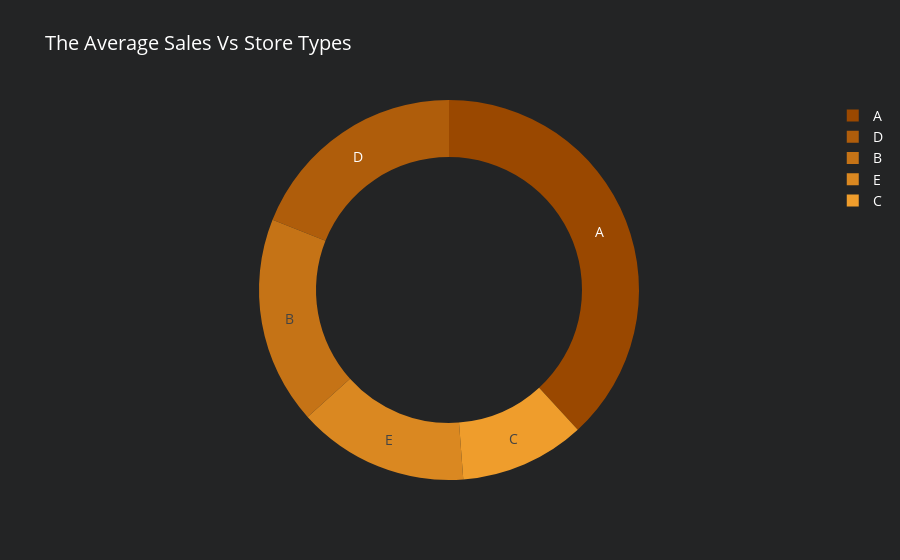

The notebook cell this image was saved under:
### Markdown cell above
### The Average Sales Vs Store Types

### Code cell
df_st_sa = df_train1.groupby('store_type').agg({"sales" : "mean"}).reset_index().sort_values(by='sales', ascending=False)
fig2=go.Figure(data=[go.Pie(values=df_st_sa['sales'], labels=df_st_sa['store_type'], name='Store type',
                     marker=dict(colors=[colors['level1'],colors['level3'],colors['level5'],colors['level7'],colors['level9']]), hole=0.7,
                     hoverinfo='label+percent+value', textinfo='label'
                    )])
fig2.update_layout(title_text='The Average Sales Vs Store Types',paper_bgcolor=colors['background'],plot_bgcolor='#1f2c56',
                font=dict(
                size=14,
                color='white'))
fig2.update_yaxes(showgrid=False, categoryorder='total ascending')

### Figure 1 — Plotly figure (JSON) as saved in the notebook; plotly's stock layout.template omitted (floating-point values rounded to 4 significant figures)
{"data": [{"hole": 0.7, "hoverinfo": "label+percent+value", "labels": ["A", "D", "B", "E", "C"], "marker": {"colors": ["#9a4800", "#af5d0b", "#c57316", "#da8821", "#ef9d2c"]}, "name": "Store type", "textinfo": "label", "type": "pie", "values": [708.4, 352.1, 328.3, 270.3, 197.8]}], "layout": {"font": {"color": "white", "size": 14}, "paper_bgcolor": "#232425", "plot_bgcolor": "#1f2c56", "title": {"text": "The Average Sales Vs Store Types"}, "yaxis": {"categoryorder": "total ascending", "showgrid": false}}}
